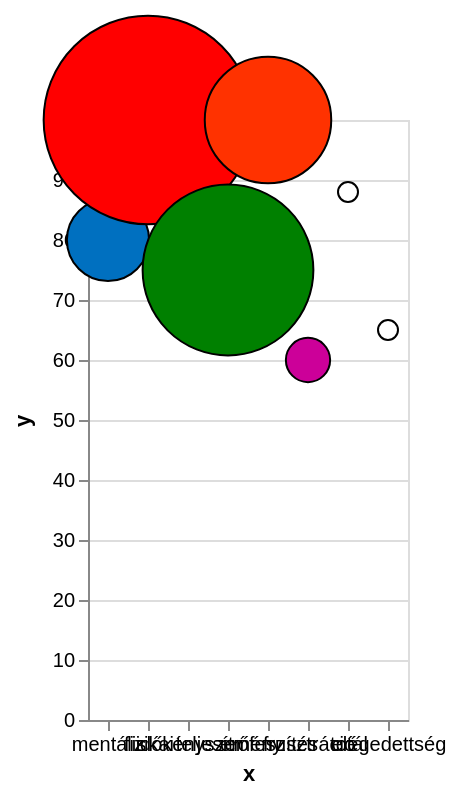

Write the Vega-Lite specification saved for this chart.
### Vega-Lite specification from a JSON file in a GitHub repository (floating-point values rounded to 4 significant figures)
{"$schema": "https://vega.github.io/schema/vega-lite/v5.json", "description": "A simple bar chart with embedded data.", "data": {"values": [{"x": "mentális", "y": 80, "size": 1690, "color": "rgb(0, 112, 192)"}, {"x": "fizikai", "y": 100, "size": 10890, "color": "rgb(255, 0, 0)"}, {"x": "időkényszer", "y": 70, "size": 50, "color": "rgb(255, 255, 255)"}, {"x": "teljesítmény", "y": 75, "size": 7290, "color": "rgb(0, 128, 0)"}, {"x": "erőfeszítés", "y": 100, "size": 4000, "color": "rgb(255, 50, 0)"}, {"x": "frusztráció", "y": 60, "size": 490, "color": "rgb(204, 0, 153)"}, {"x": "totál", "y": 88, "size": 100, "color": "rgb(255, 255, 255)"}, {"x": "elégedettség", "y": 65, "size": 100, "color": "rgb(255, 255, 255)"}]}, "mark": {"type": "circle", "opacity": 1.0, "stroke": "black", "strokeWidth": 1}, "config": {"legend": {"disable": "true"}}, "encoding": {"x": {"field": "x", "type": "nominal", "sort": null, "axis": {"labelAngle": 0}}, "y": {"field": "y", "type": "quantitative"}, "size": {"field": "size", "type": "quantitative", "scale": null}, "color": {"field": "color", "type": "nominal", "legend": null, "scale": null}}}
